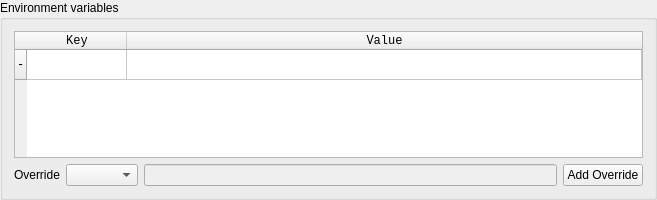
<?xml version="1.0" encoding="UTF-8"?>
<ui version="4.0">
 <class>EnvVars</class>
 <widget class="QGroupBox" name="EnvVars">
  <property name="geometry">
   <rect>
    <x>0</x>
    <y>0</y>
    <width>657</width>
    <height>200</height>
   </rect>
  </property>
  <property name="minimumSize">
   <size>
    <width>0</width>
    <height>200</height>
   </size>
  </property>
  <property name="windowTitle">
   <string notr="true">GroupBox</string>
  </property>
  <property name="title">
   <string>Environment variables</string>
  </property>
  <layout class="QVBoxLayout" name="verticalLayout" stretch="1,0">
   <item>
    <widget class="QTableWidget" name="env_vars_table">
     <property name="sizePolicy">
      <sizepolicy hsizetype="Preferred" vsizetype="Preferred">
       <horstretch>0</horstretch>
       <verstretch>0</verstretch>
      </sizepolicy>
     </property>
     <property name="font">
      <font>
       <family>Monospace</family>
      </font>
     </property>
     <property name="verticalScrollBarPolicy">
      <enum>Qt::ScrollBarAsNeeded</enum>
     </property>
     <property name="sizeAdjustPolicy">
      <enum>QAbstractScrollArea::AdjustToContents</enum>
     </property>
     <property name="alternatingRowColors">
      <bool>true</bool>
     </property>
     <attribute name="horizontalHeaderStretchLastSection">
      <bool>true</bool>
     </attribute>
     <attribute name="verticalHeaderStretchLastSection">
      <bool>false</bool>
     </attribute>
     <row>
      <property name="text">
       <string notr="true">-</string>
      </property>
     </row>
     <column>
      <property name="text">
       <string>Key</string>
      </property>
     </column>
     <column>
      <property name="text">
       <string>Value</string>
      </property>
     </column>
    </widget>
   </item>
   <item>
    <layout class="QHBoxLayout" name="override_layout">
     <item>
      <widget class="QLabel" name="override_label">
       <property name="text">
        <string>Override</string>
       </property>
      </widget>
     </item>
     <item>
      <widget class="QComboBox" name="override_combo"/>
     </item>
     <item>
      <widget class="QLineEdit" name="override_edit">
       <property name="enabled">
        <bool>false</bool>
       </property>
      </widget>
     </item>
     <item>
      <widget class="QPushButton" name="override_button">
       <property name="text">
        <string>Add Override</string>
       </property>
      </widget>
     </item>
    </layout>
   </item>
  </layout>
 </widget>
 <resources/>
 <connections/>
</ui>
